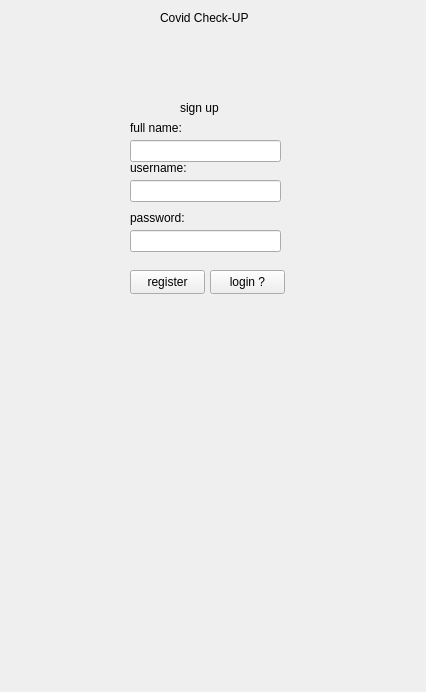
<?xml version="1.0" encoding="UTF-8"?>
<ui version="4.0">
 <class>MainWindow</class>
 <widget class="QMainWindow" name="MainWindow">
  <property name="geometry">
   <rect>
    <x>0</x>
    <y>0</y>
    <width>426</width>
    <height>692</height>
   </rect>
  </property>
  <property name="windowTitle">
   <string>MainWindow</string>
  </property>
  <widget class="QWidget" name="centralwidget">
   <widget class="QLabel" name="label">
    <property name="geometry">
     <rect>
      <x>160</x>
      <y>10</y>
      <width>91</width>
      <height>16</height>
     </rect>
    </property>
    <property name="text">
     <string>Covid Check-UP</string>
    </property>
   </widget>
   <widget class="QLabel" name="label_2">
    <property name="geometry">
     <rect>
      <x>180</x>
      <y>100</y>
      <width>41</width>
      <height>16</height>
     </rect>
    </property>
    <property name="text">
     <string>sign up</string>
    </property>
   </widget>
   <widget class="QLabel" name="label_3">
    <property name="geometry">
     <rect>
      <x>130</x>
      <y>120</y>
      <width>61</width>
      <height>16</height>
     </rect>
    </property>
    <property name="text">
     <string>full name:</string>
    </property>
   </widget>
   <widget class="QLabel" name="label_4">
    <property name="geometry">
     <rect>
      <x>130</x>
      <y>160</y>
      <width>61</width>
      <height>16</height>
     </rect>
    </property>
    <property name="text">
     <string>username:</string>
    </property>
   </widget>
   <widget class="QLabel" name="label_5">
    <property name="geometry">
     <rect>
      <x>130</x>
      <y>210</y>
      <width>61</width>
      <height>16</height>
     </rect>
    </property>
    <property name="text">
     <string>password:</string>
    </property>
   </widget>
   <widget class="QLineEdit" name="lineEdit">
    <property name="geometry">
     <rect>
      <x>130</x>
      <y>140</y>
      <width>151</width>
      <height>22</height>
     </rect>
    </property>
   </widget>
   <widget class="QLineEdit" name="lineEdit_2">
    <property name="geometry">
     <rect>
      <x>130</x>
      <y>180</y>
      <width>151</width>
      <height>22</height>
     </rect>
    </property>
   </widget>
   <widget class="QLineEdit" name="lineEdit_3">
    <property name="geometry">
     <rect>
      <x>130</x>
      <y>230</y>
      <width>151</width>
      <height>22</height>
     </rect>
    </property>
   </widget>
   <widget class="QPushButton" name="pushButton">
    <property name="geometry">
     <rect>
      <x>130</x>
      <y>270</y>
      <width>75</width>
      <height>24</height>
     </rect>
    </property>
    <property name="text">
     <string>register</string>
    </property>
   </widget>
   <widget class="QPushButton" name="pushButton_2">
    <property name="geometry">
     <rect>
      <x>210</x>
      <y>270</y>
      <width>75</width>
      <height>24</height>
     </rect>
    </property>
    <property name="text">
     <string>login ?</string>
    </property>
   </widget>
  </widget>
 </widget>
 <resources/>
 <connections/>
</ui>
